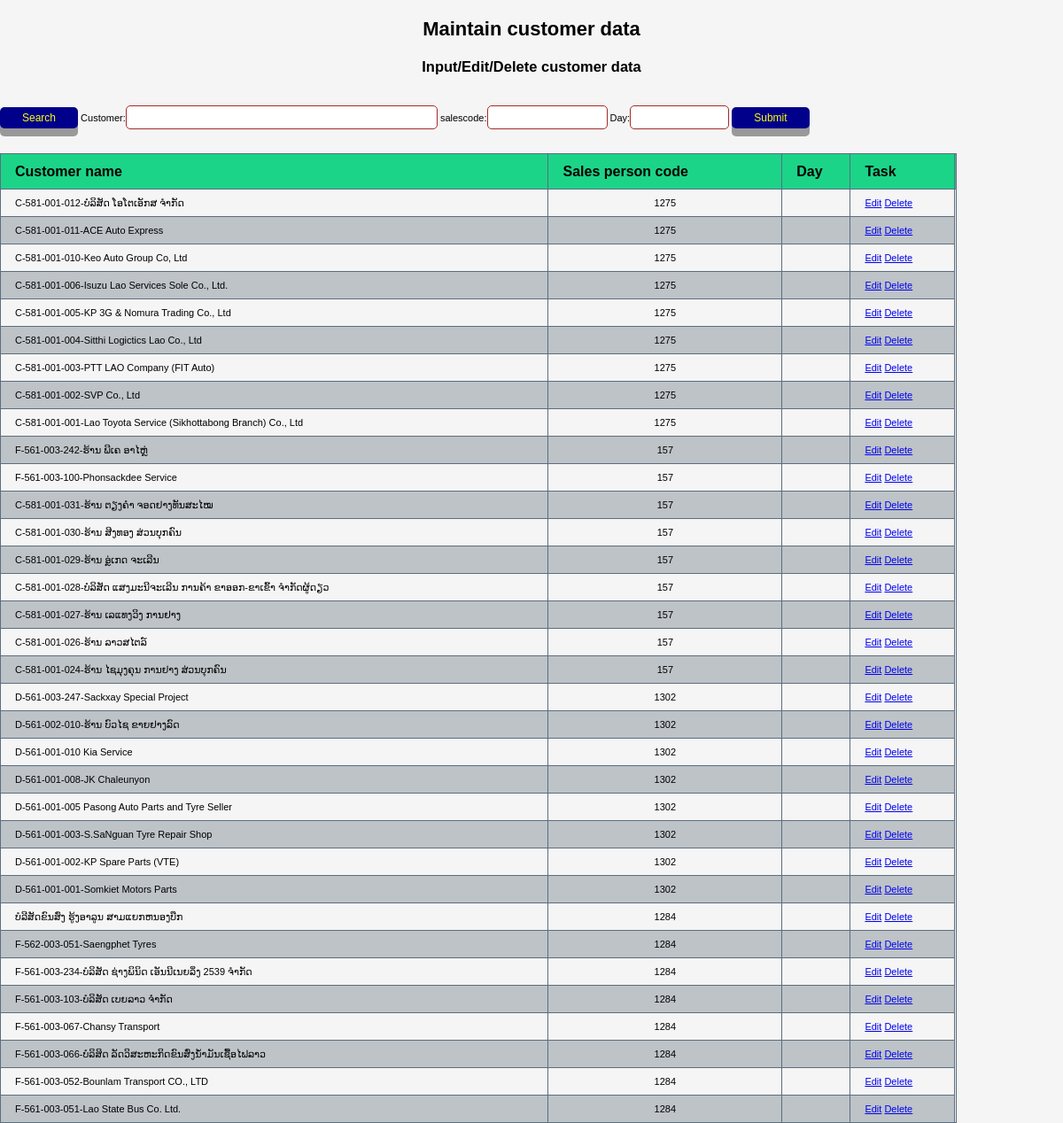
Screenshot of /pjp_maintain.php with the database file from the repository.
### tables this page shows
CREATE TABLE `customers` (
  `id` bigint(20) NOT NULL,
  `customername` varchar(100) NOT NULL,
  `salescode` int(4) NOT NULL,
  `Cday` varchar(50) DEFAULT NULL
);

### pjp_maintain.php (the view, shortened to what this page needs)
<?php
include('database.php');
	if(isset($_POST["Search"]))
	{
	$cus_name =  ($_POST['customername']);
	$query=mysqli_query($conn,"select * from `customers` where customername like '%$cus_name%' order by id desc");
	}else{
	$query=mysqli_query($conn,"select * from `customers` order by id desc");
	}
?>
<!DOCTYPE html>
<html>
<head>
    <link rel="stylesheet" href="style.css">
</head>
<body>
	<div>
	<center>
			<h1>Maintain customer data</h1>
    </div>
	<h2>Input/Edit/Delete customer data  </h2>
	 <br><br>
	<div>
		<form method="POST"  >
		<button type="submit" name="Search"   class="button">Search</button>
		    <label>Customer:</label><input type="text" CLASS="txt1" name="customername" id="customername" >
			<label>salescode:</label><input type="text" CLASS="txt2" name="salescode">
			<label>Day:</label><input type="text" CLASS="txt3" name="Cday">
			<input type="submit" CLASS="button" name="add">
		</form>
	</div>
	<br>
	<div>
		<table border="1">
			<thead>
				<th class="name">Customer name</th>
				<th class="name">Sales person code</th>
				<th class="name" >Day</th>
				<th class="name" >Task</th>
			</thead>
			<tbody>
				<?php
					while($row=mysqli_fetch_array($query)){
						?>
						<tr>
							<td class="name"><?php echo $row['customername']; ?></td>
							<td class="center1"><?php echo $row['salescode'];
							?></td>
							<td><?php echo $row['Cday']; ?></td>
							<td>
								<a class="name" href="edit.php?id=<?php echo $row['id']; ?>">Edit</a>
								<a class="name2" href="delete.php?id=<?php echo $row['id']; ?>">Delete</a>
							</td>
						</tr>
						<?php
					}
				?>
			</tbody>
		</table>
	</div>
</body>
</html>

### style.css (style rules this page uses)
* { margin: 0; padding: 0; box-sizing: 0; }
body { font-size: 11px; font-family: Arial, Helvetica, sans-serif,Saysettha OT; background-color:whitesmoke; color: black; }
h1 { margin-top: 20px; margin-bottom: 20px; }
table { width: 90%; border-collapse: collapse; }
table, td { border: 1px solid #5D6D7E; text-align: center; text-align: start; }
thead { background-color: #1cd488; color: #BDC3C7; }
tr:nth-child(even) { background-color: #BDC3C7; }
td { height: 30px; vertical-align: center; }
.name { text-align: left; padding-left: 13px; }
h2 { text-align: center; }

### pjp_maintain.php (style rules this page uses)
body { background-color: whiteblue; font-family: Arial, Helvetica, sans-serif,Saysettha OT; }
.txt1 { width: 28%; height:1%; border:1px solid brown; border-radius:05px; padding: 5px 7px 5px 7px; margin:10px 0px 15px 0px; }
.txt2 { width: 10%; height:1%; border:1px solid brown; border-radius:05px; padding: 5px 7px 5px 7px; margin:10px 0px 15px 0px; }
.txt3 { width: 8%; height:1%; border:1px solid brown; border-radius:05px; padding: 5px 7px 5px 7px; margin:10px 0px 15px 0px; }
.center1 { text-align: center; }
.button { padding: 5px 25px; font-size: 12px; text-align: center; cursor: pointer; outline: none; color: yellow; background-color: darkblue; border: none; border-radius: 5px; box-shadow: 0 9px #999; }
thead { margin: 20px auto; padding: 0; width: 990px; }
.name { text-align: left; padding-left: 16px; }
thead { height:40px; font-size: 16px; color:black }

### rows the page displays
customers: customername "C-581-001-012-ບໍລິສັດ ໂອໂຕເອັກສ ຈໍາກັດ", salescode "1275"
customers: customername "C-581-001-011-ACE Auto Express", salescode "1275"
customers: customername "C-581-001-010-Keo Auto Group Co, Ltd", salescode "1275"
customers: customername "C-581-001-006-Isuzu Lao Services Sole Co., Ltd.", salescode "1275"
customers: customername "C-581-001-005-KP 3G & Nomura Trading Co., Ltd", salescode "1275"
customers: customername "C-581-001-004-Sitthi Logictics Lao Co., Ltd", salescode "1275"
customers: customername "C-581-001-003-PTT LAO Company (FIT Auto)", salescode "1275"
customers: customername "C-581-001-002-SVP Co., Ltd", salescode "1275"
customers: customername "C-581-001-001-Lao Toyota Service (Sikhottabong Branch) Co., Ltd", salescode "1275"
customers: customername "F-561-003-242-ຮ້ານ ພີເຄ ອາໄຫຼ່", salescode "157"
customers: customername "F-561-003-100-Phonsackdee Service", salescode "157"
customers: customername "C-581-001-031-ຮ້ານ ຕຽງຄຳ ຈອດຢາງທັນສະໄໝ", salescode "157"
customers: customername "C-581-001-030-ຮ້ານ ສີງທອງ ສ່ວນບຸກຄົນ", salescode "157"
customers: customername "C-581-001-029-ຮ້ານ ອຼ່ເກດ ຈະເລີນ", salescode "157"
customers: customername "C-581-001-028-ບໍລິສັດ ແສງມະນີຈະເລີນ ການຄ້າ ຂາອອກ-ຂາເຂົ້າ ຈຳກັດຜູ້ດຽວ", salescode "157"
customers: customername "C-581-001-027-ຮ້ານ ເລແທງວິງ ການຢາງ", salescode "157"
customers: customername "C-581-001-026-ຮ້ານ ລາວສໄຕລ໌", salescode "157"
customers: customername "C-581-001-024-ຮ້ານ ໄຊມຸງຄຸນ ການຢາງ ສ່ວນບຸກຄົນ", salescode "157"
customers: customername "D-561-003-247-Sackxay Special Project", salescode "1302"
customers: customername "D-561-002-010-ຮ້ານ ບົວໄຊ ຂາຍຢາງລົດ", salescode "1302"
customers: customername "D-561-001-010 Kia Service", salescode "1302"
customers: customername "D-561-001-008-JK Chaleunyon", salescode "1302"
customers: customername "D-561-001-005 Pasong Auto Parts and Tyre Seller", salescode "1302"
customers: customername "D-561-001-003-S.SaNguan Tyre Repair Shop", salescode "1302"
customers: customername "D-561-001-002-KP Spare Parts (VTE)", salescode "1302"
customers: customername "D-561-001-001-Somkiet Motors Parts", salescode "1302"
customers: customername "ບໍລີສັດຂົນສົ່ງ ຮູ້ງອາລູນ ສາມແຍກຫນອງບືກ", salescode "1284"
customers: customername "F-562-003-051-Saengphet Tyres", salescode "1284"
customers: customername "F-561-003-234-ບໍລິສັດ ຊ່າງພິນິດ ເອັນນີເນຍລິ່ງ 2539 ຈຳກັດ", salescode "1284"
customers: customername "F-561-003-103-ບໍລິສັດ ເບຍລາວ ຈຳກັດ", salescode "1284"
customers: customername "F-561-003-067-Chansy Transport", salescode "1284"
customers: customername "F-561-003-066-ບໍລິສິດ ລັດວິສະຫະກິດຂົນສົ່ງນ້ຳມັນເຊື້ອໄຟລາວ", salescode "1284"
customers: customername "F-561-003-052-Bounlam Transport CO., LTD", salescode "1284"
customers: customername "F-561-003-051-Lao State Bus Co. Ltd.", salescode "1284"
